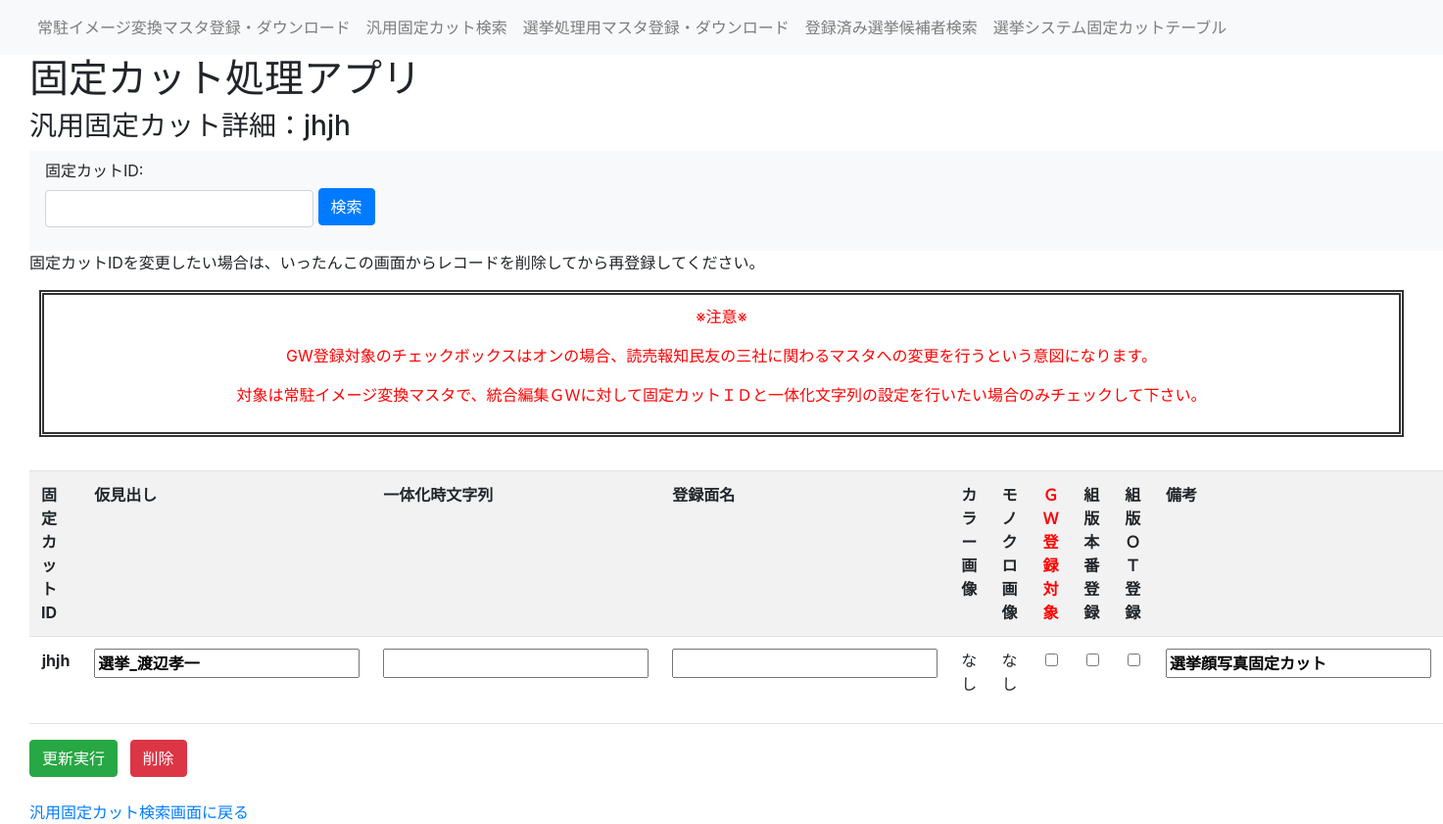
/general_detail/jhjh, run on the app's committed database.
### fixedcut_app/models/fixedcut.py (models this page shows)
class FixedCut(db.Model):
    ___tablename__ = "fixedcut"
    id = db.Column(db.String(20), primary_key=True) #固定カットID
    midashi = db.Column(db.String(30)) #仮見出し
    Str = db.Column(db.String(100)) #一体化時文字列
    colorUrl = db.Column(db.String(100)) #カラー画像のURL
    monoUrl = db.Column(db.String(100)) #モノクロ画像のURL
    GWFlg = db.Column(db.Boolean, default=False) #GW登録対象
    men_name = db.Column(db.String(30)) #登録面名
    prodFlg = db.Column(db.Boolean, default=False) #組版本番登録済みか
    OTFlg = db.Column(db.Boolean, default=False) #組版OT系登録済みか
    comment = db.Column(db.String(255)) #コメント
    created_at = db.Column(db.DateTime, nullable=False, default=datetime.now)  # 作成日時
    updated_at = db.Column(db.DateTime, nullable=False, default=datetime.now, onupdate=datetime.now)  # 更新日時

### fixedcut_app/views.py (the view, shortened to what this page needs)
@app.route('/general_detail/<string:id>', methods=['GET', 'POST'])
def general_detail(id):
    if request.method == 'GET':
        results = db.session.query(FixedCut).filter(FixedCut.id == id).all()
        if not results:
            return render_template('error_404.html'), 404
        print(results[0].GWFlg)
        jyochu_result = db.session.query(MJyochuImageCnv).filter(MJyochuImageCnv.fixed_cut_id == id).first()
        return render_template('general_detail.html', results=results, jyochu_result=jyochu_result)

### fixedcut_app/views.py (called while the page is built)
@app.before_request
def log_request():
    app.logger.info("Request: %s %s from %s", request.method, request.path, request.remote_addr)

### fixedcut_app/templates/general_detail.html (shortened to what this page needs)
{% extends 'layout.html' %}
{% block header %}
<h3>汎用固定カット詳細：{{results[0].id}}</h3>
{% endblock %}
{% block content %}
<p>固定カットIDを変更したい場合は、いったんこの画面からレコードを削除してから再登録してください。</p>
{% endblock %}
{% block caution %}
<div class="caution">
    <P>※注意※</p>
    <p>GW登録対象のチェックボックスはオンの場合、読売報知民友の三社に関わるマスタへの変更を行うという意図になります。</p>
    <p>対象は常駐イメージ変換マスタで、統合編集ＧＷに対して固定カットＩＤと一体化文字列の設定を行いたい場合のみチェックして下さい。</p>
</div>
{% endblock %}
{% block serchbar %}
<nav class="navbar navbar-expand-lg navbar-light bg-light">
    <form class="form-group" onsubmit="searchById(event)">
        <ul class="navbar-nav">
            <li class="nav-item">
                <label for="ID">固定カットID:</label>
                <input name="ID" type="text" class="form-control" id="ID">
            </li>
            <li class="nav-item">
                <button type="submit" class="btn btn-primary" name="search">検索</button>
            </li>
        </ul>
    </form>
</nav>
{% endblock %}
{% block serch_result %}
 <div class="pad">
    <form id="generalDetailForm" action="/general_detail/{{ results[0].id }}" method="POST" enctype="multipart/form-data" onsubmit="return confirmDetailUpdate(event)">
        <table class="table table-striped table-hover">
            <tr>
                <th>固定カットID</th>
                <th>仮見出し</th>
                <th>一体化時文字列</th>
                <th>登録面名</th>
                <th>カラー画像</th>
                <th>モノクロ画像</th>
                <th><font color="red">ＧＷ登録対象</font></th>
                <th>組版本番登録</th>
                <th>組版ＯＴ登録</th>
                <th>備考</th>
            </tr>
        {% for res in results %}
        <tr>
            <td class="text-center fw-bold">{{ res.id }}</td>
            <td class="text-center"><input name="midashi" type="text" value="{{ res.midashi }}" class="fw-bold"></input></td>
            <td class="text-center"><input name="Str" type="text" value="{{ res.Str }}" class="fw-bold"></input></td>
            <td class="text-center"><input name="men_name" type="text" value="{{ res.men_name or '' }}" class="fw-bold"></input></td>
            <td>
                {% if ".eps" in res.colorUrl %}
                <a href="/download/static/{{ res.colorUrl }}">ダウンロード</a></td>
                {% elif ".jpg" in res.colorUrl %}
                <img src="{{ url_for('static', filename=res.colorUrl) }}" height="50" alt="">
                {% elif ".jpeg" in res.colorUrl %}
                <img src="{{ url_for('static', filename=res.colorUrl) }}" height="50" alt="">
                {% elif ".svg" in res.colorUrl %}
                <img src="{{ url_for('static', filename=res.colorUrl) }}" height="50" alt="">
                {% else %}
                <p>なし</p>
                {% endif %}
            <td>
                {% if ".eps" in res.monoUrl %}
                <a href="{{ res.monoUrl }}" download="モノクロ画像.eps">ダウンロード</a>
                {% elif ".jpg" in res.monoUrl %}
                <img src="{{ url_for('static', filename=res.monoUrl) }}" height="50" alt="">
                {% elif ".jpeg" in res.monoUrl %}
                <img src="{{ url_for('static', filename=res.monoUrl) }}" height="50" alt="">
                {% elif ".svg" in res.monoUrl %}
                <img src="{{ url_for('static', filename=res.monoUrl) }}" height="50" alt="">
                {% else %}
                <p>なし</p>
                {% endif %}
            </td>
            <td class="text-center">
                {% if res.GWFlg==True %}
                <input name="GWFlg" type="checkbox" checked class="fw-bold">
                {% else %}
                <input name="GWFlg" type="checkbox" class="fw-bold">
                {% endif %}
            </td>
             <td class="text-center">
                {% if res.prodFlg==True %}
                <input name="prodFlg" type="checkbox" checked class="fw-bold">
                {% else %}
                <input name="prodFlg" type="checkbox" class="fw-bold">
                {% endif %}
            </td>
            <td class="text-center">
                {% if res.OTFlg==True %}
                <input name="OTFlg" type="checkbox" checked class="fw-bold">
                {% else %}
                <input name="OTFlg" type="checkbox" class="fw-bold">
                {% endif %}
            </td>
            <td class="text-center"><input name="comment" type="text" value="{{ res.comment }}" class="fw-bold"></input></td>
        </tr>
        {% endfor %}
    </table>
    <div class="mt-3">
        <button type="submit" class="btn btn-success me-2">更新実行</button>
        <button type="button" class="btn btn-danger" onclick="confirmDelete('{{ results[0].id }}')">削除</button>
    </div>
</form>
</div>
{% endblock %}
{% block footer %}
<div class="mt-4">
    <a href="/general">汎用固定カット検索画面に戻る</a>
</div>
{% endblock %}

### fixedcut_app/templates/static/css/style.css (style rules this page uses)
.pad { padding-left: 30px; }
.caution { padding: 10px; margin-left: 40px; margin-right: 40px; margin-bottom: 10px; border: 5px double #333333; color: red; text-align: center; }

### data on the page
FixedCut: id "jhjh", midashi "選挙_渡辺孝一", colorUrl "なし", monoUrl "なし", comment "選挙顔写真固定カット"
